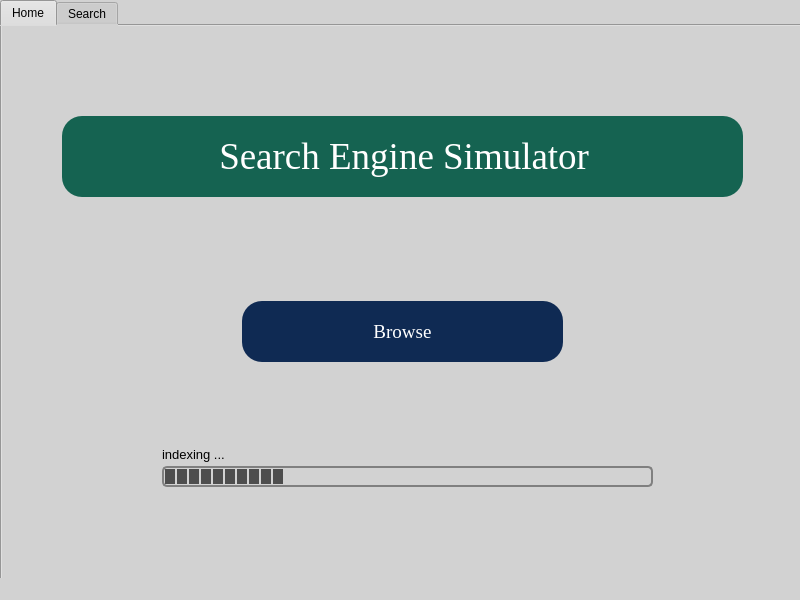
<?xml version="1.0" encoding="UTF-8"?>
<ui version="4.0">
 <class>MainWindow</class>
 <widget class="QMainWindow" name="MainWindow">
  <property name="geometry">
   <rect>
    <x>0</x>
    <y>0</y>
    <width>800</width>
    <height>600</height>
   </rect>
  </property>
  <property name="windowTitle">
   <string>MainWindow</string>
  </property>
  <property name="styleSheet">
   <string notr="true">background-color: rgb(210, 210, 210);
</string>
  </property>
  <widget class="QWidget" name="centralwidget">
   <widget class="QTabWidget" name="tabWidget">
    <property name="geometry">
     <rect>
      <x>0</x>
      <y>0</y>
      <width>881</width>
      <height>651</height>
     </rect>
    </property>
    <property name="currentIndex">
     <number>0</number>
    </property>
    <widget class="QWidget" name="tab_2">
     <attribute name="title">
      <string>Home</string>
     </attribute>
     <widget class="QLabel" name="label">
      <property name="geometry">
       <rect>
        <x>60</x>
        <y>90</y>
        <width>681</width>
        <height>81</height>
       </rect>
      </property>
      <property name="font">
       <font>
        <family>Times New Roman</family>
        <pointsize>28</pointsize>
       </font>
      </property>
      <property name="styleSheet">
       <string notr="true">color: rgb(255, 255, 255);
background-color: rgb(21, 99, 81);
border-radius: 20px;</string>
      </property>
      <property name="text">
       <string>                 Search Engine Simulator</string>
      </property>
     </widget>
     <widget class="QPushButton" name="pushButton">
      <property name="geometry">
       <rect>
        <x>240</x>
        <y>275</y>
        <width>321</width>
        <height>61</height>
       </rect>
      </property>
      <property name="font">
       <font>
        <family>Times New Roman</family>
        <pointsize>14</pointsize>
       </font>
      </property>
      <property name="styleSheet">
       <string notr="true">background-color: rgb(15, 42, 83);
color: rgb(255, 255, 255);
border-radius: 20px;</string>
      </property>
      <property name="text">
       <string>Browse</string>
      </property>
     </widget>
     <widget class="QProgressBar" name="progressBar">
      <property name="geometry">
       <rect>
        <x>160</x>
        <y>440</y>
        <width>491</width>
        <height>21</height>
       </rect>
      </property>
      <property name="styleSheet">
       <string notr="true">QProgressBar{
    border: 2px solid grey;
    border-radius: 5px;
    text-align: center
}

QProgressBar::chunk {
    background-color: rgb(77, 77, 77);
    width: 10px;
    margin: 1px;
}</string>
      </property>
      <property name="value">
       <number>24</number>
      </property>
      <property name="format">
       <string> </string>
      </property>
     </widget>
     <widget class="QLabel" name="label_2">
      <property name="geometry">
       <rect>
        <x>160</x>
        <y>420</y>
        <width>71</width>
        <height>16</height>
       </rect>
      </property>
      <property name="font">
       <font>
        <pointsize>10</pointsize>
       </font>
      </property>
      <property name="text">
       <string>indexing ...</string>
      </property>
     </widget>
    </widget>
    <widget class="QWidget" name="tab">
     <attribute name="title">
      <string>Search</string>
     </attribute>
     <widget class="QLineEdit" name="lineEdit">
      <property name="geometry">
       <rect>
        <x>80</x>
        <y>70</y>
        <width>541</width>
        <height>41</height>
       </rect>
      </property>
      <property name="font">
       <font>
        <pointsize>11</pointsize>
       </font>
      </property>
      <property name="styleSheet">
       <string notr="true">background-color: rgb(255, 255, 255);</string>
      </property>
      <property name="placeholderText">
       <string>  Write a word to search </string>
      </property>
     </widget>
     <widget class="QPushButton" name="pushButton_2">
      <property name="geometry">
       <rect>
        <x>620</x>
        <y>70</y>
        <width>61</width>
        <height>41</height>
       </rect>
      </property>
      <property name="text">
       <string/>
      </property>
      <property name="icon">
       <iconset resource="img.qrc">
        <normaloff>:/img/icon1.png</normaloff>:/img/icon1.png</iconset>
      </property>
      <property name="iconSize">
       <size>
        <width>35</width>
        <height>35</height>
       </size>
      </property>
     </widget>
     <widget class="QTextEdit" name="textEdit">
      <property name="geometry">
       <rect>
        <x>80</x>
        <y>150</y>
        <width>601</width>
        <height>391</height>
       </rect>
      </property>
      <property name="font">
       <font>
        <pointsize>12</pointsize>
       </font>
      </property>
      <property name="styleSheet">
       <string notr="true">background-color: rgb(255, 255, 255);</string>
      </property>
      <property name="readOnly">
       <bool>true</bool>
      </property>
      <property name="placeholderText">
       <string>Files Containg this word</string>
      </property>
     </widget>
    </widget>
   </widget>
  </widget>
  <widget class="QStatusBar" name="statusbar"/>
 </widget>
 <resources>
  <include location="img.qrc"/>
 </resources>
 <connections/>
</ui>
